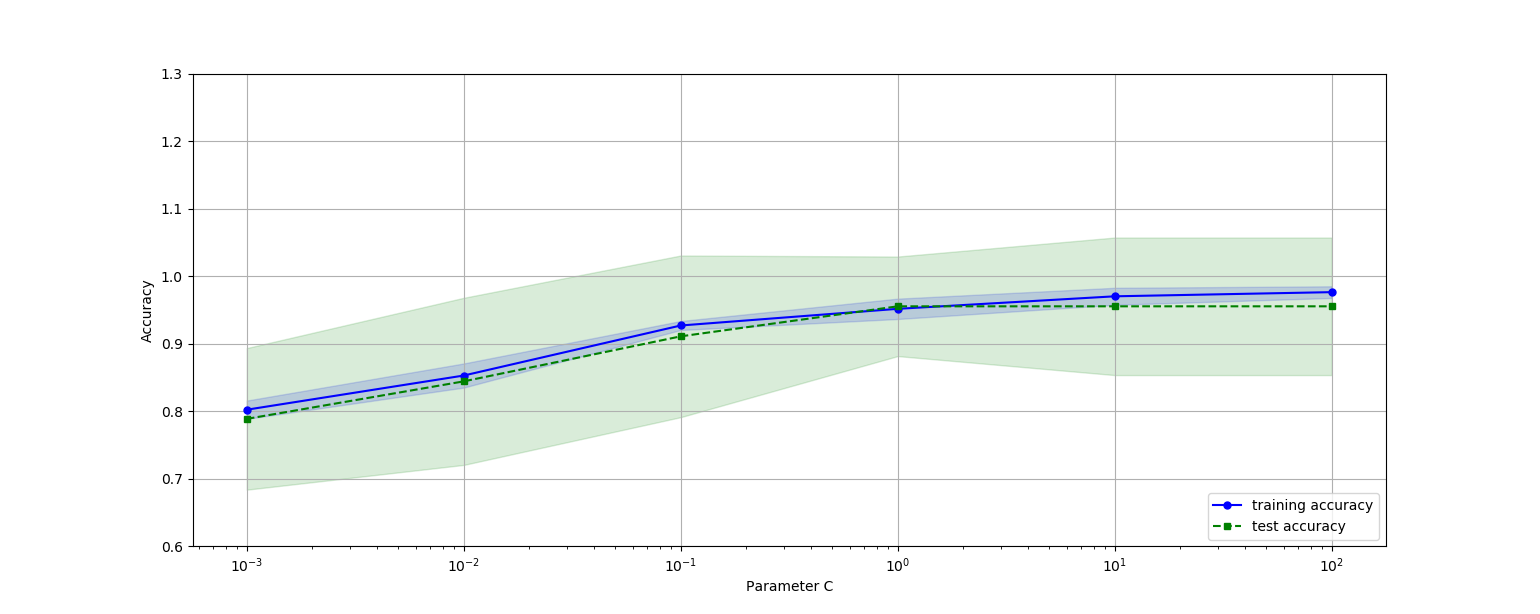

Recreate this plot in Python.
#验证曲线
import pandas as pd
import numpy as np
import matplotlib.pyplot as plt
from sklearn import datasets
from sklearn.preprocessing import LabelEncoder
from sklearn.model_selection import train_test_split,learning_curve,validation_curve
from sklearn.preprocessing import StandardScaler
from sklearn.linear_model import LogisticRegression
from sklearn.pipeline import Pipeline

iris = datasets.load_iris()
X = iris.data
y = iris.target
#分割训练集与测试集
sc=StandardScaler()
sc.fit(X)
X_std=sc.transform(X)
X_train, X_test, y_train, y_test = train_test_split(X_std,y,test_size=0.4,stratify=y,random_state=0)
#penalty为正则化选择参数，默认l2正则化
pipe_lr=Pipeline([('scl',StandardScaler()),('clf',LogisticRegression(random_state=1,penalty='l2'))])
#统计结果
param_range=[0.001,0.01,0.1,1.0,10.0,100.0]
#10折，验证正则化参数C,cv:k-fold,param_name:将被改变的参数的名字，param_range:参数的改变范围
train_scores,test_scores =validation_curve(estimator=pipe_lr,X=X_train,y=y_train,param_name='clf__C',param_range=param_range,cv=10)
#统计结果
train_mean= np.mean(train_scores,axis=1)
train_std = np.std(train_scores,axis=1)
test_mean =np.mean(test_scores,axis=1)
test_std=np.std(test_scores,axis=1)
#绘制
plt.figure(figsize=(20,10))
plt.plot(param_range,train_mean,color='blue',marker='o',markersize=5,label='training accuracy')
plt.fill_between(param_range,train_mean+train_std,train_mean-train_std,alpha=0.15,color='blue')
plt.plot(param_range,test_mean,color='green',linestyle='--',marker='s',markersize=5,label='test accuracy')
plt.fill_between(param_range,test_mean+test_std,test_mean-test_std,alpha=0.15,color='green')
plt.grid()
plt.xscale('log')
plt.xlabel('Parameter C')
plt.ylabel('Accuracy')
plt.legend(loc='lower right')
plt.ylim([0.6,1.3])
plt.show()
